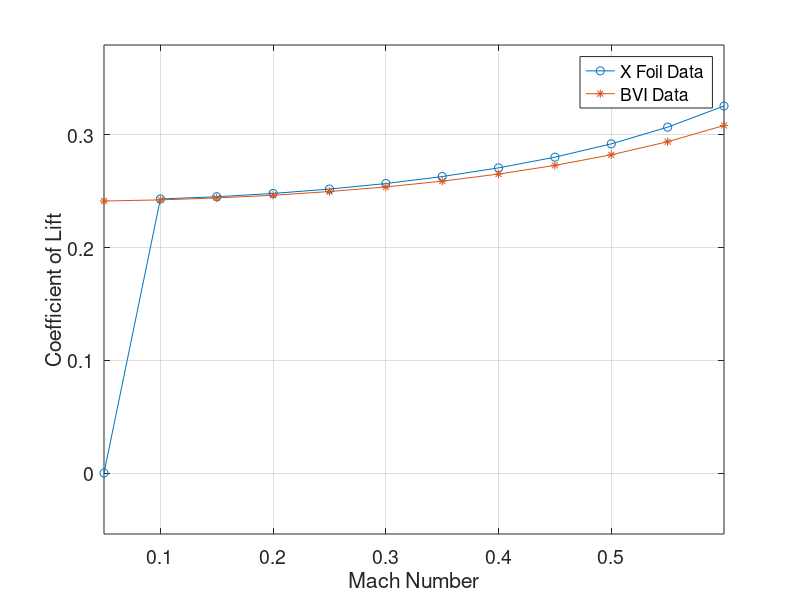
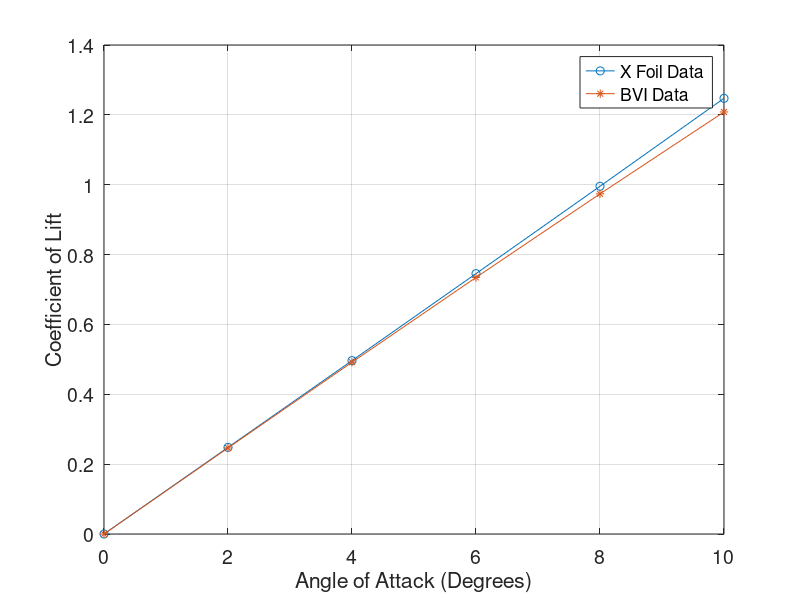

Here is the MATLAB script that generated these plots, in order:
% Validation for NACA 0012 - Compressible (Single Airfoil Case)

% Define X-Foil Data for Alpha = 2.0 degrees
Mach_X = 0.05:0.05:0.6;
Cl_X = [0.0,0.2431, 0.2451, 0.2480, 0.2519, 0.2568, 0.2630, 0.2707,...
    0.2802, 0.2920, 0.3068, 0.3256];
Cl_BVI = [0.2413, 0.2423, 0.2440, 0.2464, 0.2497, 0.2538, 0.2589,...
    0.2652,0.2729, 0.2823,0.2939,0.3083];

error = abs(Cl_X-Cl_BVI)./Cl_X*100;
lbl_dwn = .1*max(Cl_X);
    
figure(1)
plot(Mach_X, Cl_X,'-o',Mach_X,Cl_BVI,'-*')
for i = 1:length(Mach_X)
    hold on
    %plot(Mach_X(i), Cl_X(i),'-o',Mach_X(i),Cl_BVI(i),'-*')
    %text(Mach_X(i)+0.008, Cl_BVI(i),num2str(error(i)));
    
    %text(Mach_X(i)+0.008, Cl_BVI(i),num2str(error(i)));
    xlabel('Mach Number')
    ylabel('Coefficient of Lift')
    legend('X Foil Data','BVI Data')
    grid on
    axis equal
    set(gca,'fontsize',14)
    
end

figure(2)
% Define Xfoil data for various angles of attack (Mach 0.2 for various
% alpha)
Alfa = 0:2:10;
Cl_Xalfa = [0, 0.2480, 0.4964, 0.7454, 0.9955, 1.2474];
Cl_BVIalfa = [1.3221e-15,0.2464, 0.4917, 0.7345, 0.9738, 1.2083];
figure(2)
plot(Alfa,Cl_Xalfa,'-o',Alfa,Cl_BVIalfa,'-*')
xlabel('Angle of Attack (Degrees)')
ylabel('Coefficient of Lift')
grid on
legend('X Foil Data','BVI Data')
set(gca,'fontsize',14)




